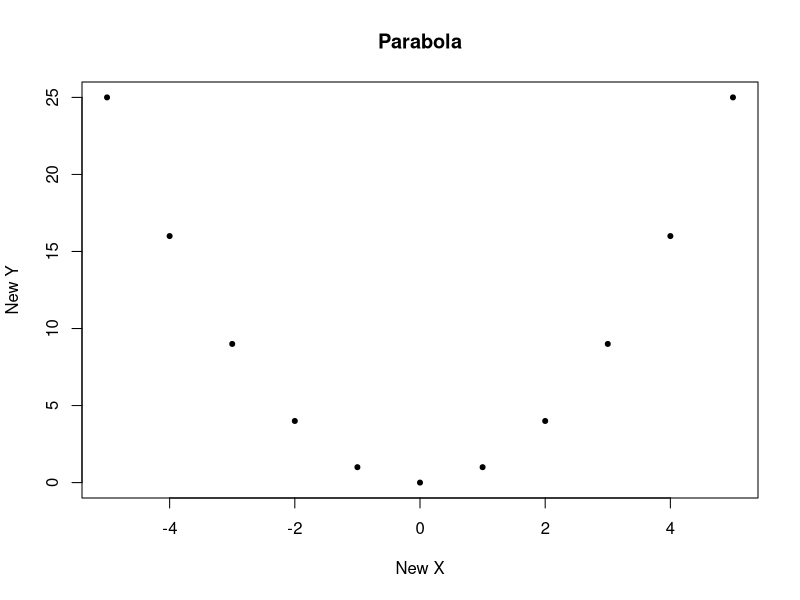

This figure's R source:
##my first function
rm(list = ls())

my_first_function <- function(x, y){
  b <- plot(x, y, main = "Parabola", xlab = "New X", ylab = "New Y", pch = 20)
  z <- cor(x, y)
  return(z)
}


x <- c(-5, -4, -3, -2, -1, 0, 1, 2, 3, 4, 5)

y <- c(25, 16, 9, 4, 1, 0, 1, 4, 9, 16, 25)

mycor<-my_first_function(x, y)

rm(list = ls())

my_second_function <- function(a) {
  x1 <- sum(a)
  xn <- sum(a^2)
  xf <-c(x1, xn)
  return(xf)
}

a <- c(1, 2, 3, 4, 5, 6, 7, 8, 9, 10)


zz <- my_second_function(a)
zz
##my third function

rm(list = ls())

highlight <- function(x, y) {
  x <- content
  y <- wrapper
  z <- c(y, x, y)
  return(z)
}





